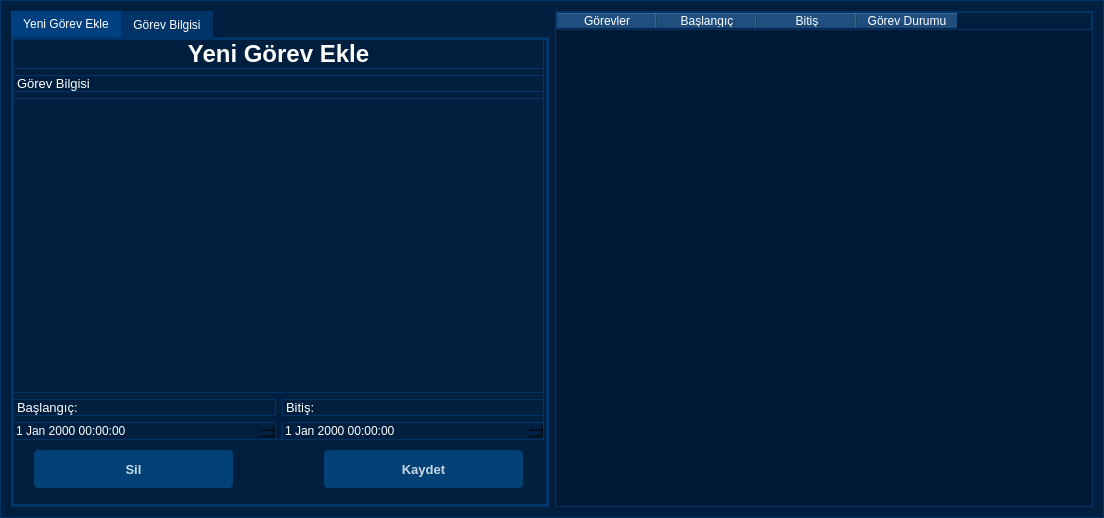
<?xml version="1.0" encoding="UTF-8"?>
<ui version="4.0">
 <class>ToDoListForm</class>
 <widget class="QWidget" name="ToDoListForm">
  <property name="geometry">
   <rect>
    <x>0</x>
    <y>0</y>
    <width>1104</width>
    <height>518</height>
   </rect>
  </property>
  <property name="windowTitle">
   <string>Form</string>
  </property>
  <property name="styleSheet">
   <string notr="true">/* dark_mode.qss */

/* Ana pencere ve tüm widgetlar için arka plan rengi */
QWidget {
    background-color: #001f3f;
    color: #ffffff;
    border: 1px solid #003366; /* Widget kenarları için border rengi */
}

/* Menü çubuğu ve araç çubuğu */
QMenuBar, QToolBar {
    background-color: #001a35;
    border: 1px solid #003366; /* Widget kenarları için border rengi */
}

/* Menü öğeleri */
QMenu {
    background-color: #001f3f;
    border: 1px solid #003366; /* Widget kenarları için border rengi */
}

/* Seçili menü öğesi */
QMenu::item:selected {
    background-color: #003366;
}

/* Butonlar */
QPushButton {
    background-color: #003366;
    color: #ffffff;
    border: 1px solid #001f3f;
}

/* Seçili buton */
QPushButton:checked {
    background-color: #004080;
}

/* Scroll Bar */
QScrollBar:vertical {
    border: 1px solid #003366;
    background: #001a35;
    width: 12px;
    margin: 15px 0 15px 0;
}

QScrollBar::handle:vertical {
    background: #004080;
    min-height: 20px;
}

QScrollBar::add-line:vertical, QScrollBar::sub-line:vertical {
    background: #001a35;
    height: 15px;
}

/* Tab widget */
QTabWidget::pane {
    border: 1px solid #003366;
    background-color: #001a35;
}

QTabBar::tab {
    background: #003366;
    color: #ffffff;
}

QTabBar::tab:selected, QTabBar::tab:hover {
    background: #004080;
}

/* Table Widget - Satır ve Sütunlar */
QTableWidget {
    alternate-background-color: #002233;
    background-color: #001a35;
    gridline-color: #003366;
    color: #ffffff;
    selection-background-color: #004080;
}

/* Table Widget - İçindeki Yazılar */
QTableWidget QHeaderView::section, QTableWidget QTableCornerButton::section {
    background-color: #003366;
    color: #ffffff;
}

/* Label Renk */
QLabel {
    color: #ffffff;
}</string>
  </property>
  <layout class="QHBoxLayout" name="horizontalLayout">
   <item>
    <widget class="QTabWidget" name="tabWidget_yenigorevekle">
     <property name="font">
      <font>
       <family>Segoe UI</family>
       <weight>50</weight>
       <italic>false</italic>
       <bold>false</bold>
      </font>
     </property>
     <property name="currentIndex">
      <number>0</number>
     </property>
     <widget class="QWidget" name="tab_yenigorevekle">
      <attribute name="title">
       <string>Yeni Görev Ekle</string>
      </attribute>
      <widget class="QPushButton" name="pushButton_kaydet">
       <property name="geometry">
        <rect>
         <x>310</x>
         <y>410</y>
         <width>201</width>
         <height>40</height>
        </rect>
       </property>
       <property name="font">
        <font>
         <family>Segoe UI</family>
         <pointsize>10</pointsize>
         <weight>75</weight>
         <italic>false</italic>
         <bold>true</bold>
        </font>
       </property>
       <property name="styleSheet">
        <string notr="true">QPushButton#pushButton_kaydet {
    background-color: rgba(2, 65, 118, 255);
    color: rgba(255, 255, 255, 200);
    border-radius: 5px;
}

QPushButton#pushButton_kaydet:pressed {
    padding-left: 5px;
    padding-top: 5px;
    background-color: rgba(2, 65, 118, 100);
    background-position: calc(100% - 10px) center;
}</string>
       </property>
       <property name="text">
        <string>Kaydet</string>
       </property>
      </widget>
      <widget class="QWidget" name="gridLayoutWidget_2">
       <property name="geometry">
        <rect>
         <x>0</x>
         <y>0</y>
         <width>531</width>
         <height>401</height>
        </rect>
       </property>
       <layout class="QGridLayout" name="gridLayout_yenigorevekle">
        <item row="3" column="0">
         <widget class="QLabel" name="label_23">
          <property name="font">
           <font>
            <family>Segoe UI</family>
            <pointsize>10</pointsize>
            <weight>50</weight>
            <italic>false</italic>
            <bold>false</bold>
           </font>
          </property>
          <property name="styleSheet">
           <string notr="true"/>
          </property>
          <property name="text">
           <string>Başlangıç:</string>
          </property>
          <property name="alignment">
           <set>Qt::AlignLeading|Qt::AlignLeft|Qt::AlignVCenter</set>
          </property>
         </widget>
        </item>
        <item row="4" column="0">
         <widget class="QDateTimeEdit" name="dateTimeEdit"/>
        </item>
        <item row="4" column="1">
         <widget class="QDateTimeEdit" name="dateTimeEdit_2"/>
        </item>
        <item row="3" column="1">
         <widget class="QLabel" name="label_24">
          <property name="font">
           <font>
            <family>Segoe UI</family>
            <pointsize>10</pointsize>
            <weight>50</weight>
            <italic>false</italic>
            <bold>false</bold>
           </font>
          </property>
          <property name="styleSheet">
           <string notr="true"/>
          </property>
          <property name="text">
           <string>Bitiş:</string>
          </property>
          <property name="alignment">
           <set>Qt::AlignLeading|Qt::AlignLeft|Qt::AlignVCenter</set>
          </property>
         </widget>
        </item>
        <item row="0" column="0" colspan="2">
         <widget class="QLabel" name="label_25">
          <property name="font">
           <font>
            <family>Segoe UI</family>
            <pointsize>18</pointsize>
            <weight>75</weight>
            <italic>false</italic>
            <bold>true</bold>
           </font>
          </property>
          <property name="styleSheet">
           <string notr="true"/>
          </property>
          <property name="text">
           <string>Yeni Görev Ekle</string>
          </property>
          <property name="alignment">
           <set>Qt::AlignCenter</set>
          </property>
         </widget>
        </item>
        <item row="1" column="0" colspan="2">
         <widget class="QLabel" name="label_22">
          <property name="font">
           <font>
            <family>Segoe UI</family>
            <pointsize>10</pointsize>
            <weight>50</weight>
            <italic>false</italic>
            <bold>false</bold>
           </font>
          </property>
          <property name="styleSheet">
           <string notr="true"/>
          </property>
          <property name="text">
           <string>Görev Bilgisi</string>
          </property>
          <property name="alignment">
           <set>Qt::AlignLeading|Qt::AlignLeft|Qt::AlignVCenter</set>
          </property>
         </widget>
        </item>
        <item row="2" column="0" colspan="2">
         <widget class="QTextEdit" name="textEdit_gorevbilgisiekle"/>
        </item>
       </layout>
      </widget>
      <widget class="QPushButton" name="pushButton_sil">
       <property name="geometry">
        <rect>
         <x>20</x>
         <y>410</y>
         <width>201</width>
         <height>40</height>
        </rect>
       </property>
       <property name="font">
        <font>
         <family>Segoe UI</family>
         <pointsize>10</pointsize>
         <weight>75</weight>
         <italic>false</italic>
         <bold>true</bold>
        </font>
       </property>
       <property name="styleSheet">
        <string notr="true">QPushButton#pushButton_sil {
    background-color: rgba(2, 65, 118, 255);
    color: rgba(255, 255, 255, 200);
    border-radius: 5px;
}

QPushButton#pushButton_sil:pressed {
    padding-left: 5px;
    padding-top: 5px;
    background-color: rgba(2, 65, 118, 100);
    background-position: calc(100% - 10px) center;
}</string>
       </property>
       <property name="text">
        <string>Sil</string>
       </property>
      </widget>
     </widget>
     <widget class="QWidget" name="tab_gorevbilgisi">
      <attribute name="title">
       <string>Görev Bilgisi</string>
      </attribute>
     </widget>
    </widget>
   </item>
   <item>
    <widget class="QTableWidget" name="tableWidget_gorevbilgisi_2">
     <property name="font">
      <font>
       <family>MS Shell Dlg 2</family>
       <pointsize>8</pointsize>
      </font>
     </property>
     <column>
      <property name="text">
       <string>Görevler</string>
      </property>
     </column>
     <column>
      <property name="text">
       <string>Başlangıç</string>
      </property>
     </column>
     <column>
      <property name="text">
       <string>Bitiş</string>
      </property>
     </column>
     <column>
      <property name="text">
       <string>Görev Durumu</string>
      </property>
     </column>
    </widget>
   </item>
  </layout>
 </widget>
 <resources/>
 <connections/>
</ui>
